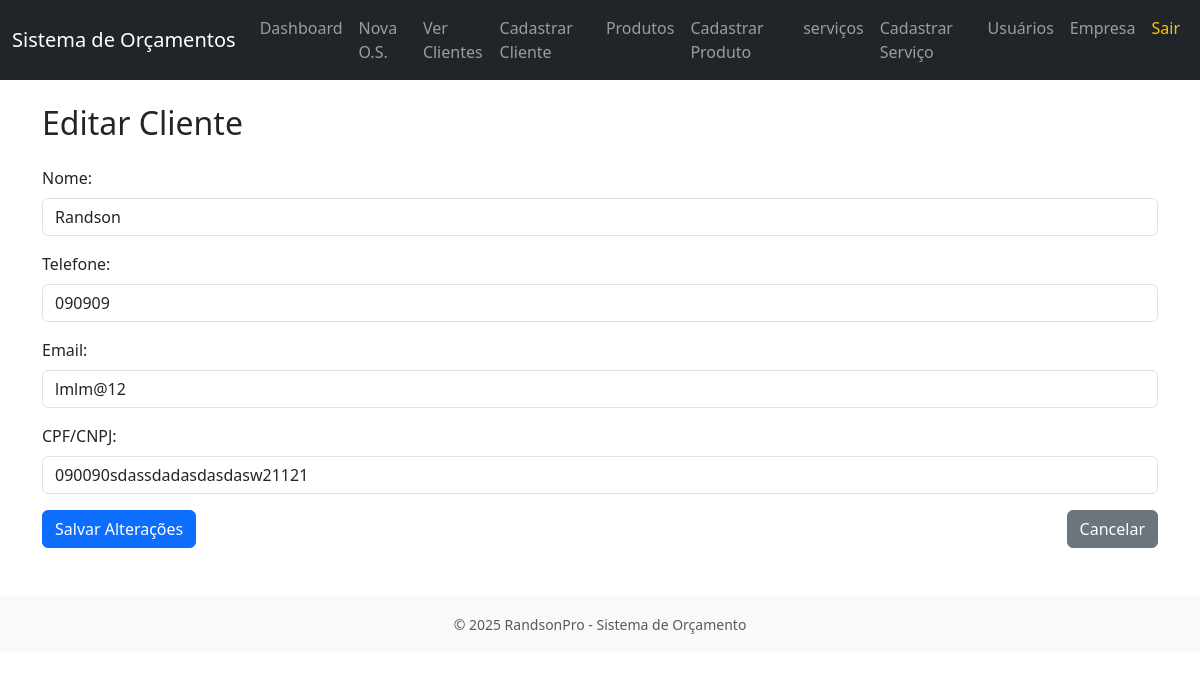
Screenshot of /cliente/1/editar (signed in) with the database file from the repository.
### orcamento_sistema/models.py (models this page shows)
class Cliente(db.Model):
    __tablename__ = 'clientes'
    id = db.Column(db.Integer, primary_key=True)
    nome = db.Column(db.String(100), nullable=False)
    telefone = db.Column(db.String(20))
    email = db.Column(db.String(100))
    cpf_cnpj = db.Column(db.String(20))
    ordens = db.relationship('OrdemServico', backref='cliente', cascade='all, delete-orphan')

### orcamento_sistema/app.py (the view, shortened to what this page needs)
@app.route('/cliente/<int:cliente_id>/editar', methods=['GET', 'POST'])
@login_required
def editar_cliente(cliente_id):
    cliente = Cliente.query.get_or_404(cliente_id)
    return render_template('editar_cliente.html', cliente=cliente)

### orcamento_sistema/app.py (called while the page is built)
def login_required(f):
    @wraps(f)
    def decorated_function(*args, **kwargs):
        if 'usuario_id' not in session:
            return redirect(url_for('login'))
        return f(*args, **kwargs)
    return decorated_function

@app.context_processor
def inject_datetime():
    return {'datetime': datetime}

### orcamento_sistema/templates/editar_cliente.html (shortened to what this page needs)
{% extends 'base.html' %}
{% block content %}
<h2 class="mb-4">Editar Cliente</h2>
<form method="POST" action="{{ url_for('editar_cliente', cliente_id=cliente.id) }}">
  <div class="mb-3">
    <label for="nome" class="form-label">Nome:</label>
    <input type="text" name="nome" id="nome" class="form-control" value="{{ cliente.nome }}" required>
  </div>
  <div class="mb-3">
    <label for="telefone" class="form-label">Telefone:</label>
    <input type="text" name="telefone" id="telefone" class="form-control" value="{{ cliente.telefone }}">
  </div>
  <div class="mb-3">
    <label for="email" class="form-label">Email:</label>
    <input type="email" name="email" id="email" class="form-control" value="{{ cliente.email }}">
  </div>
  <div class="mb-3">
    <label for="cpf_cnpj" class="form-label">CPF/CNPJ:</label>
    <input type="text" name="cpf_cnpj" id="cpf_cnpj" class="form-control" value="{{ cliente.cpf_cnpj }}">
  </div>
  <div class="d-flex justify-content-between">
    <button type="submit" class="btn btn-primary">Salvar Alterações</button>
    <a href="{{ url_for('ordens_por_cliente', cliente_id=cliente.id) }}" class="btn btn-secondary">Cancelar</a>
  </div>
</form>
{% endblock %}

### rows the page displays
Cliente: nome "Randson", telefone "090909", email "lmlm@12", cpf_cnpj "090090sdassdadasdasdasw21121"
